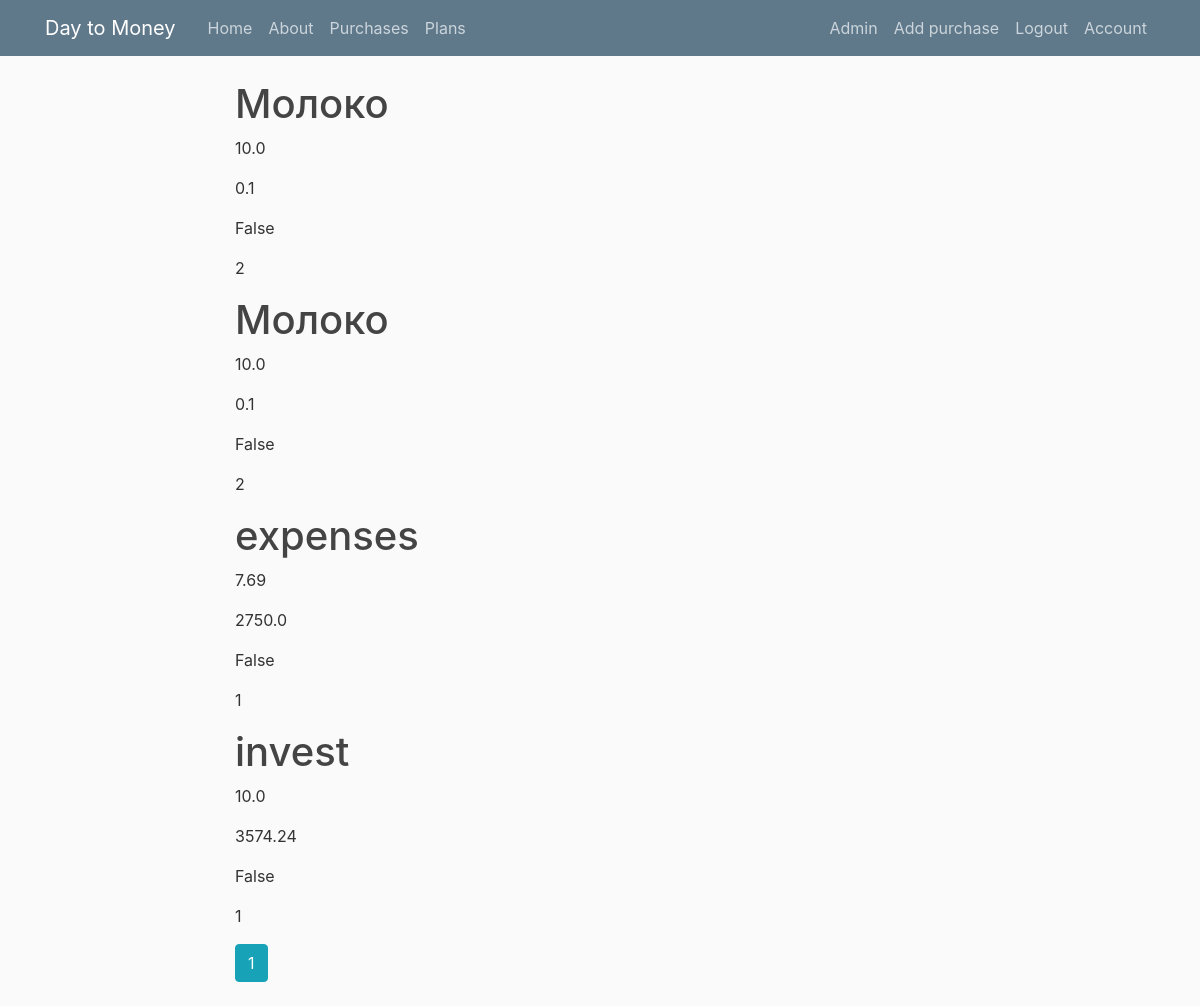
/planning/monthly/types/all (signed in), run on the app's committed database.
### app/models.py (models this page shows)
class Types_of_month_spend(db.Model):
	id = db.Column(db.Integer, primary_key=True)
	name_of_type = db.Column(db.String(40), nullable=True)
	amount_in_percent = db.Column(db.Float, nullable=True)
	amount_in_money = db.Column(db.Float, nullable=True)
	is_default = db.Column(db.Boolean, nullable=True, default=0)
	is_everyday = db.Column(db.Boolean, nullable=True, default=0)
	month_plan = db.Column(db.Integer, db.ForeignKey('month_plans.id'), nullable=True)

### app/month_type/routes.py (the view)
@month_types.route('/planning/monthly/types/all', methods=['GET', 'POST'])
@login_required
def show_all_types():
	page = request.args.get('page', 1, type=int)
	month_types = Types_of_month_spend.query.filter(Types_of_month_spend.month_plan.in_([plan_id.id for plan_id in
																						 [plan for plan in
																						  Users.query.filter_by(
																							  id=current_user.id).first().plans]])).order_by(
		Types_of_month_spend.id.desc()).paginate(page=page, per_page=5)
	return render_template('month_types/month_types_all.html', month_types=month_types)

### app/models.py (called while the page is built)
@login_manager.user_loader
def load_user(user_id):
	return Users.query.get(int(user_id))

### app/templates/month_types/month_types_all.html (shortened to what this page needs)
{% extends "layout.html" %} {% block content %}
    {% for  test in month_types.items%}
        <h1>{{ test.name_of_type }}</h1>
        <p>{{ test.amount_in_percent }}</p>
        <p>{{ test.amount_in_money }}</p>
        <p>{{ test.is_everyday }}</p>
        <p>{{ test.month_plan }}</p>
    {% endfor %}
{% for page_num in month_types.iter_pages(left_edge=1, right_edge=1, left_current=1, right_current=2) %} {% if page_num %} {% if month_types.page == page_num %}
<a class="btn btn-info mb-4" href="{{ url_for('month_types.show_all_types', page=page_num) }}">{{ page_num }}</a> {% else %}
<a class="btn btn-outline-info mb-4" href="{{ url_for('month_types.show_all_types', page=page_num) }}">{{ page_num }}</a> {% endif %} {% else %} ... {% endif %} {% endfor %} {% endblock content %}

### app/templates/layout.html (shortened to what this page needs)
<!doctype html>
<html lang="en">
<head>
    <link rel="stylesheet" href="https://maxcdn.bootstrapcdn.com/bootstrap/4.0.0/css/bootstrap.min.css">
    <link rel="stylesheet" type="text/css" href="{{ url_for('static', filename='css/main.css') }}">
</head>
<body>
    <header class="site-header">
      <nav class="navbar navbar-expand-md navbar-dark bg-steel fixed-top">
        <div class="container">
          <a class="navbar-brand mr-4" href="/">Day to Money</a>
          <div class="collapse navbar-collapse" id="navbarToggle">
            <div class="navbar-nav mr-auto">
              {% if current_user.is_authenticated %}
                  <a class="nav-item nav-link" href="{{ url_for('main.home') }}">            Home</a>
                  <a class="nav-item nav-link" href="{{ url_for('main.about') }}">           About</a>
                  <a class="nav-item nav-link" href="{{ url_for('spendings._spendings') }}">       Purchases</a>
                  <a class="nav-item nav-link" href="{{ url_for('month_plans.show_all_months') }}"> Plans</a>
              {% else %}
                <a class="nav-item nav-link" href="{{ url_for('main.about') }}">About</a>
              {% endif %}
            </div>
            <div class="navbar-nav">
            {% if current_user.is_authenticated %}
                {% if current_user.status==True %}
                    <a class="nav-item nav-link" href="{{ url_for('spendings.new_spending') }}">  Admin</a>
                {% endif %}
              <a class="nav-item nav-link" href="{{ url_for('spendings.new_spending') }}">        Add purchase</a>
              <a class="nav-item nav-link" href="{{ url_for('users.logout') }}">              Logout</a>
              <a class="nav-item nav-link" href="{{ url_for('users.account') }}">             Account</a>
            {% else %}
              <a class="nav-item nav-link" href="{{ url_for('users.register') }}">Register</a>
              <a class="nav-item nav-link" href="{{ url_for('users.login') }}">Login</a>
            {% endif %}
            </div>
          </div>
        </div>
      </nav>
    </header>
    <main role="main" class="container">
      <div class="row" style="justify-content: center;">
        <div class="col-md-8">
        {% block content %}{% endblock %}
        </div>
      </div>
    </main>
</body>
</html>

### app/static/css/main.css (style rules this page uses)
body { background: #fafafa; color: #333333; margin-top: 5rem; }
h1, h2, h3, h4, h5, h6 { color: #444444; }
.bg-steel { background-color: #5f788a; }
.site-header .navbar-nav .nav-link { color: #cbd5db; }

### data on the page
Types_of_month_spend: name_of_type "Молоко", amount_in_percent "10.0", amount_in_money "0.1", is_everyday "False", month_plan "2"
Types_of_month_spend: name_of_type "Молоко", amount_in_percent "10.0", amount_in_money "0.1", is_everyday "False", month_plan "2"
Types_of_month_spend: name_of_type "expenses", amount_in_percent "7.69", amount_in_money "2750.0", is_everyday "False", month_plan "1"
Types_of_month_spend: name_of_type "invest", amount_in_percent "10.0", amount_in_money "3574.24", is_everyday "False", month_plan "1"

### other printed values
{{ page_num }} "1"
